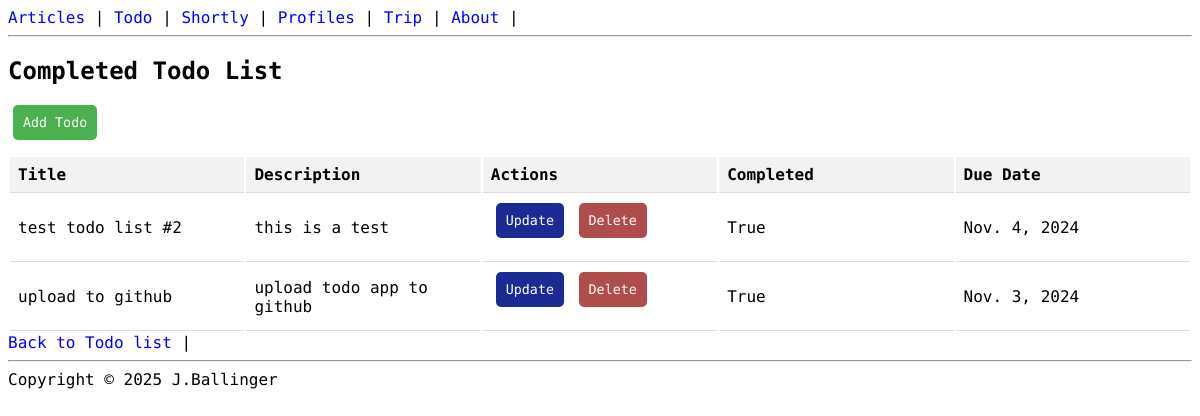
Before: /todo/completed/ with the older database file.
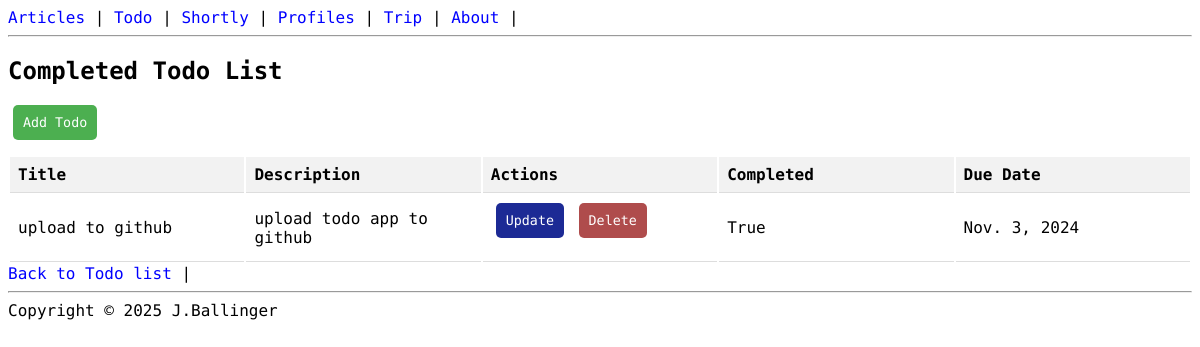
After: the same page with the newer database file.
### todo_app/models.py (models this page shows, shortened)
class Todo(models.Model):
    title = models.CharField(max_length=200)
    description = models.TextField()
    due_date = models.DateField()
    completed = models.BooleanField(default=False)

### todo_app/views.py (the view)
# urls.py: path('completed/', todo_completed, name='todo_completed'),
def todo_completed(request):
    todos = Todo.objects.filter(completed=True).order_by('-due_date')
    return render(request, 'todo_app/todo_completed.html', {'todos': todos})

### templates/todo_app/todo_completed.html (shortened to what this page needs)
{% extends "base.html" %}
{% block content %}
<h2>Completed Todo List</h2>
<a href="{% url 'todo_create' %}"><button type="button">Add Todo</button></a>
<table id="myTable" class="display" style="width:100%">
  <thead>
    <tr>
      <th>Title</th>
      <th>Description</th>
      <th>Actions</th>
      <th>Completed</th>
      <th>Due Date</th>
    </tr>
  </thead>
  <tbody>
    {% for todo in todos %}
    <tr>
      <td>{{ todo.title }}</td>
      <td>{{ todo.description }}</td>
      <td>
        <a href="{% url 'todo_update' todo.pk %}"><button type="button" id="action-1">Update</button></a>
        <a href="{% url 'todo_delete' todo.pk %}"><button type="button" id="action-2">Delete</button></a>
      </td>
      <td>
        {{ todo.completed}}
      </td>
      <td>{{ todo.due_date}}</td>
    </tr>
    {% endfor %}
  </tbody>
</table>
<a href="{% url 'todo_list' %}">Back to Todo list</a> |
{% endblock %}

Changed rows visible on the page:
no longer on this page (row edited): Todo: title "test todo list #2", description "this is a test", completed "True", due_date "Nov. 4, 2024"
